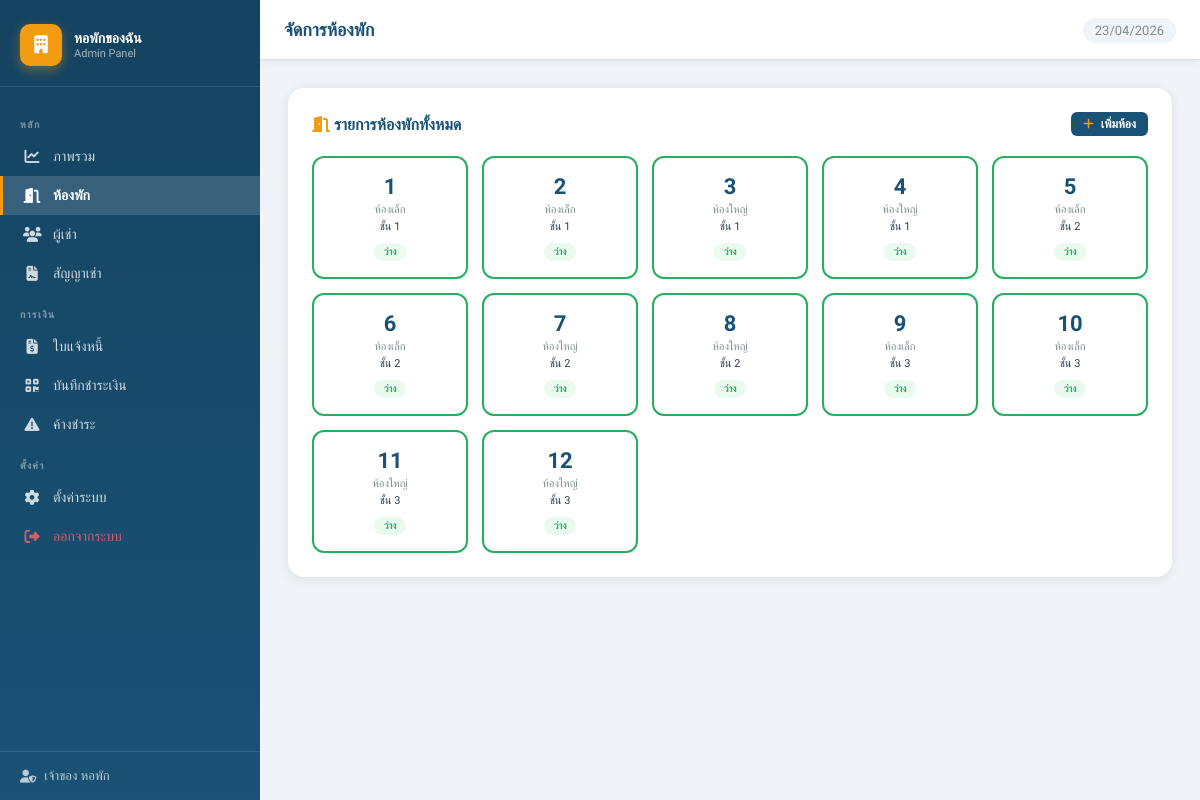
The page /pages/rooms.php (signed in) on the database its author committed.
### tables this page shows
CREATE TABLE settings (
    setting_key     VARCHAR(100) PRIMARY KEY,
    setting_value   TEXT,
    description     VARCHAR(255),
    updated_at      TIMESTAMP DEFAULT CURRENT_TIMESTAMP ON UPDATE CURRENT_TIMESTAMP
);

CREATE TABLE room_number (
    id_room         INT(4) AUTO_INCREMENT PRIMARY KEY,
    id_roomtype     INT(10) NOT NULL,
    id_statusroom   INT(1) NOT NULL DEFAULT 1,
    floor_number    INT(2),
    note            TEXT,
    FOREIGN KEY (id_roomtype) REFERENCES room_type(id_roomtype),
    FOREIGN KEY (id_statusroom) REFERENCES status_room(id_statusroom)
);

CREATE TABLE room_type (
    id_roomtype     INT(10) AUTO_INCREMENT PRIMARY KEY,
    name_roomtype   VARCHAR(50) NOT NULL,
    rentcost        INT(10) NOT NULL COMMENT 'ค่าเช่าพื้นฐาน (บาท/เดือน)',
    description     TEXT,
    created_at      TIMESTAMP DEFAULT CURRENT_TIMESTAMP
);

CREATE TABLE status_room (
    id_statusroom   INT(1) AUTO_INCREMENT PRIMARY KEY,
    status_name     VARCHAR(20) NOT NULL
);

### config/db.php (called while the page is built, shortened)
<?php
$conn = new mysqli(DB_HOST, DB_USER, DB_PASS, DB_NAME);
$conn->set_charset('utf8mb4');
function esc($str) {
    global $conn;
    return $conn->real_escape_string(trim($str));
}
function getSetting($key) {
    global $conn;
    $key = esc($key);
    $r = $conn->query("SELECT setting_value FROM settings WHERE setting_key='$key'");
    if ($r && $r->num_rows > 0) return $r->fetch_assoc()['setting_value'];
    return '';
}
?>

### pages/rooms.php (the view, shortened to what this page needs)
<?php
require_once '../config/db.php';
$page_title = 'จัดการห้องพัก';
$rooms = $conn->query("
    SELECT rn.*, rt.name_roomtype, rt.rentcost, sr.status_name, rn.id_statusroom, c.name, c.lastname
    FROM room_number rn
    JOIN room_type rt ON rn.id_roomtype = rt.id_roomtype
    JOIN status_room sr ON rn.id_statusroom = sr.id_statusroom
    LEFT JOIN contract ct ON rn.id_room = ct.id_room AND ct.status='active'
    LEFT JOIN customer c ON ct.id_people = c.id_people
    ORDER BY rn.floor_number ASC, rn.id_room ASC
");
include '../includes/header.php';
?>
<div class="card">
    <div class="card-title d-flex justify-between align-center">
        <span><i class="fa-solid fa-door-open"></i> รายการห้องพักทั้งหมด</span>
        <button class="btn btn-primary btn-sm" onclick="openModal('modalAddRoom')">
            <i class="fa-solid fa-plus"></i> เพิ่มห้อง
        </button>
    </div>
    <div class="room-grid">
    <?php while ($r = $rooms->fetch_assoc()):
        $cls = ['1'=>'vacant','2'=>'occupied','3'=>'maintenance'][$r['id_statusroom']] ?? '';
    ?>
        <div class="room-card <?= $cls ?>" onclick="openEditRoom(<?= htmlspecialchars(json_encode($r)) ?>)">
            <div class="room-number"><?= $r['id_room'] ?></div>
            <div class="room-type-name"><?= $r['name_roomtype'] ?></div>
            <div style="font-size:11px; margin:4px 0;">ชั้น <?= $r['floor_number'] ?></div>
            <div class="badge <?= $cls=='vacant'?'badge-success':($cls=='occupied'?'badge-warning':'badge-danger') ?>" style="font-size:10px; margin-top:5px;">
                <?= $r['status_name'] ?>
            </div>
        </div>
    <?php endwhile; ?>
    </div>
</div>
<?php include '../includes/footer.php'; ?>

### includes/header.php (shortened to what this page needs)
<?php
$current_page = basename($_SERVER['PHP_SELF']);
$dorm_name = getSetting('dorm_name') ?: 'ระบบจัดการหอพัก';
?>
<!DOCTYPE html>
<html lang="th">
<head>
<link href="https://cdnjs.cloudflare.com/ajax/libs/font-awesome/6.5.0/css/all.min.css" rel="stylesheet">
<link href="<?= SITE_URL ?>/assets/css/style.css" rel="stylesheet">
</head>
<body>
<div class="sidebar" id="sidebar">
    <div class="sidebar-header">
        <div class="logo-icon"><i class="fa-solid fa-building"></i></div>
        <div class="logo-text">
            <span class="logo-name"><?= $dorm_name ?></span>
            <span class="logo-sub">Admin Panel</span>
        </div>
    </div>
    <nav class="sidebar-nav">
        <div class="nav-section-title">หลัก</div>
        <a href="<?= SITE_URL ?>/pages/dashboard.php" class="nav-item <?= $current_page=='dashboard.php'?'active':'' ?>">
            <i class="fa-solid fa-chart-line"></i><span>ภาพรวม</span>
        </a>
        <a href="<?= SITE_URL ?>/pages/rooms.php" class="nav-item <?= $current_page=='rooms.php'?'active':'' ?>">
            <i class="fa-solid fa-door-open"></i><span>ห้องพัก</span>
        </a>
        <a href="<?= SITE_URL ?>/pages/customers.php" class="nav-item <?= $current_page=='customers.php'?'active':'' ?>">
            <i class="fa-solid fa-users"></i><span>ผู้เช่า</span>
        </a>
        <a href="<?= SITE_URL ?>/pages/contracts.php" class="nav-item <?= $current_page=='contracts.php'?'active':'' ?>">
            <i class="fa-solid fa-file-contract"></i><span>สัญญาเช่า</span>
        </a>
        <div class="nav-section-title">การเงิน</div>
        <a href="<?= SITE_URL ?>/pages/bills.php" class="nav-item <?= $current_page=='bills.php'?'active':'' ?>">
            <i class="fa-solid fa-file-invoice-dollar"></i><span>ใบแจ้งหนี้</span>
        </a>
        <a href="<?= SITE_URL ?>/pages/payments.php" class="nav-item <?= $current_page=='payments.php'?'active':'' ?>">
            <i class="fa-solid fa-qrcode"></i><span>บันทึกชำระเงิน</span>
        </a>
        <a href="<?= SITE_URL ?>/pages/overdue.php" class="nav-item <?= $current_page=='overdue.php'?'active':'' ?>">
            <i class="fa-solid fa-triangle-exclamation"></i><span>ค้างชำระ</span>
        </a>
        <div class="nav-section-title">ตั้งค่า</div>
        <a href="<?= SITE_URL ?>/pages/settings.php" class="nav-item <?= $current_page=='settings.php'?'active':'' ?>">
            <i class="fa-solid fa-gear"></i><span>ตั้งค่าระบบ</span>
        </a>
        <a href="<?= SITE_URL ?>/logout.php" class="nav-item nav-logout">
            <i class="fa-solid fa-right-from-bracket"></i><span>ออกจากระบบ</span>
        </a>
    </nav>
    <div class="sidebar-footer">
        <div class="admin-info">
            <i class="fa-solid fa-user-shield"></i>
            <span><?= $_SESSION['ad_name'] ?? 'Admin' ?></span>
        </div>
    </div>
</div>
<div class="main-content">
    <div class="topbar">
        <h1 class="page-title"><?= $page_title ?? '' ?></h1>
        <div class="topbar-right">
            <span class="date-display"><?= date('d/m/Y') ?></span>
        </div>
    </div>
    <div class="content-body">

### assets/css/style.css (style rules this page uses)
:root { --primary: #1a5276; --primary-light:#2980b9; --primary-dark: #154360; --accent: #f39c12; --accent-light: #f8c471; --success: #27ae60; --danger: #c0392b; --warning: #e67e22; --sidebar-w: 260px; --bg: #f0f3f7; --white: #ffffff; --text: #2c3e50; --text-muted: #7f8c8d; --border: #dde1e7; --shadow: 0 2px 12px rgba(26,82,118,0.10); --shadow-lg: 0 8px 32px rgba(26,82,118,0.15); --radius: 10px; --radius-lg: 16px; }
*, *::before, *::after { box-sizing: border-box; margin: 0; padding: 0; }
body { font-family: 'Sarabun', 'IBM Plex Sans Thai', sans-serif; background: var(--bg); color: var(--text); display: flex; min-height: 100vh; font-size: 15px; }
.sidebar { width: var(--sidebar-w); background: linear-gradient(180deg, var(--primary-dark) 0%, var(--primary) 100%); color: #fff; display: flex; flex-direction: column; position: fixed; top: 0; left: 0; bottom: 0; z-index: 1000; transition: transform 0.3s ease; overflow-y: auto; }
.sidebar-header { display: flex; align-items: center; gap: 12px; padding: 24px 20px 20px; border-bottom: 1px solid rgba(255,255,255,0.12); }
.logo-icon { width: 42px; height: 42px; background: var(--accent); border-radius: 10px; display: flex; align-items: center; justify-content: center; font-size: 18px; flex-shrink: 0; box-shadow: 0 4px 12px rgba(243,156,18,0.4); }
.logo-name { display: block; font-size: 14px; font-weight: 700; line-height: 1.2; }
.logo-sub { display: block; font-size: 11px; opacity: 0.6; }
.sidebar-nav { padding: 16px 0; flex: 1; }
.nav-section-title { font-size: 10px; font-weight: 700; letter-spacing: 1.5px; text-transform: uppercase; opacity: 0.45; padding: 16px 20px 6px; }
.nav-item { display: flex; align-items: center; gap: 12px; padding: 11px 20px; color: rgba(255,255,255,0.80); text-decoration: none; font-size: 14px; font-weight: 500; transition: all 0.2s; position: relative; border-left: 3px solid transparent; }
.nav-item.active { background: rgba(255,255,255,0.14); color: #fff; border-left-color: var(--accent); font-weight: 600; }
.nav-item i { width: 18px; text-align: center; font-size: 15px; }
.nav-logout { color: rgba(255,100,100,0.8) !important; }
.sidebar-footer { padding: 16px 20px; border-top: 1px solid rgba(255,255,255,0.12); }
.admin-info { display: flex; align-items: center; gap: 8px; font-size: 13px; opacity: 0.7; }
.main-content { margin-left: var(--sidebar-w); flex: 1; display: flex; flex-direction: column; min-height: 100vh; }
.topbar { background: var(--white); padding: 0 24px; height: 60px; display: flex; align-items: center; gap: 16px; border-bottom: 1px solid var(--border); position: sticky; top: 0; z-index: 100; box-shadow: 0 2px 8px rgba(0,0,0,0.06); }
.page-title { font-size: 18px; font-weight: 700; color: var(--primary); flex: 1; }
.date-display { font-size: 13px; color: var(--text-muted); background: var(--bg); padding: 5px 12px; border-radius: 20px; }
.content-body { padding: 28px 28px 40px; flex: 1; }
.card { background: var(--white); border-radius: var(--radius-lg); box-shadow: var(--shadow); padding: 24px; margin-bottom: 24px; }
.card-title { font-size: 16px; font-weight: 700; color: var(--primary); margin-bottom: 20px; display: flex; align-items: center; gap: 8px; }
.card-title i { color: var(--accent); }
.badge { display: inline-block; padding: 3px 10px; border-radius: 20px; font-size: 12px; font-weight: 600; }
.badge-success { background: #eafaf1; color: var(--success); }
.btn { display: inline-flex; align-items: center; gap: 7px; padding: 9px 18px; border-radius: 8px; font-size: 14px; font-weight: 600; border: none; cursor: pointer; text-decoration: none; transition: all 0.2s; font-family: inherit; }
.btn-primary { background: var(--primary); color: #fff; }
.btn-sm { padding: 5px 12px; font-size: 12px; border-radius: 6px; }
.room-grid { display: grid; grid-template-columns: repeat(auto-fill, minmax(140px, 1fr)); gap: 14px; }
.room-card { background: #fff; border-radius: 12px; padding: 16px; text-align: center; cursor: pointer; border: 2px solid var(--border); transition: all 0.2s; text-decoration: none; color: var(--text); }
.room-card.vacant { border-color: var(--success); }
.room-number { font-size: 22px; font-weight: 800; color: var(--primary); }
.room-type-name { font-size: 11px; color: var(--text-muted); margin: 4px 0; }
.d-flex { display: flex; }
.align-center { align-items: center; }
.justify-between { justify-content: space-between; }

### rows shown on the page
settings: setting_value "หอพักของฉัน"
room_number: id_room "1", id_roomtype.name_roomtype "ห้องเล็ก", floor_number "1", id_statusroom.status_name "ว่าง"
room_number: id_room "2", id_roomtype.name_roomtype "ห้องเล็ก", floor_number "1", id_statusroom.status_name "ว่าง"
room_number: id_room "3", id_roomtype.name_roomtype "ห้องใหญ่", floor_number "1", id_statusroom.status_name "ว่าง"
room_number: id_room "4", id_roomtype.name_roomtype "ห้องใหญ่", floor_number "1", id_statusroom.status_name "ว่าง"
room_number: id_room "5", id_roomtype.name_roomtype "ห้องเล็ก", floor_number "2", id_statusroom.status_name "ว่าง"
room_number: id_room "6", id_roomtype.name_roomtype "ห้องเล็ก", floor_number "2", id_statusroom.status_name "ว่าง"
room_number: id_room "7", id_roomtype.name_roomtype "ห้องใหญ่", floor_number "2", id_statusroom.status_name "ว่าง"
room_number: id_room "8", id_roomtype.name_roomtype "ห้องใหญ่", floor_number "2", id_statusroom.status_name "ว่าง"
room_number: id_room "9", id_roomtype.name_roomtype "ห้องเล็ก", floor_number "3", id_statusroom.status_name "ว่าง"
room_number: id_room "10", id_roomtype.name_roomtype "ห้องเล็ก", floor_number "3", id_statusroom.status_name "ว่าง"
room_number: id_room "11", id_roomtype.name_roomtype "ห้องใหญ่", floor_number "3", id_statusroom.status_name "ว่าง"
room_number: id_room "12", id_roomtype.name_roomtype "ห้องใหญ่", floor_number "3", id_statusroom.status_name "ว่าง"

### other values the page prints
$_SESSION['ad_name'] "เจ้าของ หอพัก"
$page_title "จัดการห้องพัก"
